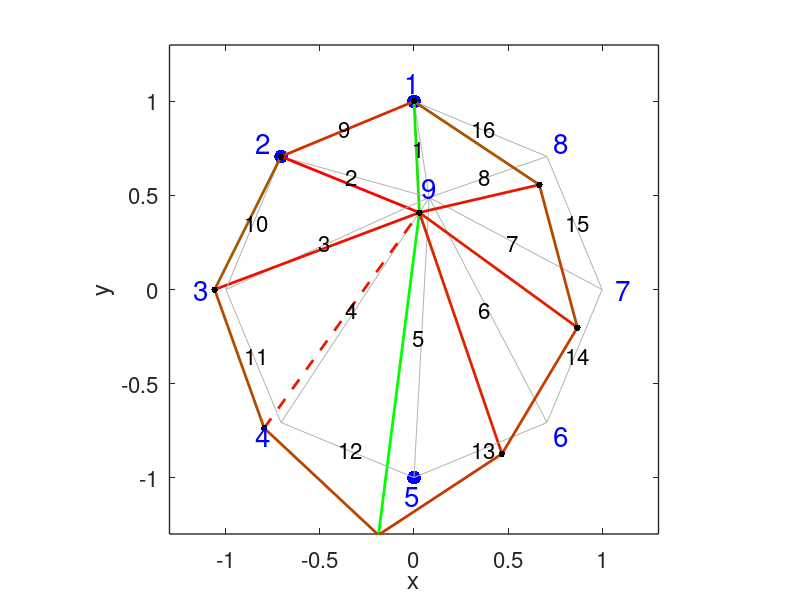

MATLAB code to generate this figure:
%%%%%%%%%%%%%%%%%%%%%%
%Copyright Jianhui Li%
%%%%%%%%%%%%%%%%%%%%%%

clc
clear
close all

%%%%%%%%%%%%%%%%%%%%%%%%%%%%%%%%%%%%%%%%%%%%%%%%%%%%%%%%
%% Defining system parameters
%%%%%%%%%%%%%%%%%%%%%%%%%%%%%%%%%%%%%%%%%%%%%%%%%%%%%%%%
NSpokes = 8; % number of spokes
NJoints = NSpokes + 1; % number of joints
NLinks = 2*NSpokes; % spokes _ edge links
R0 = 1; % circle radius
Dspoke = 0.01; % diameter of spoke , m
Douter = 0.01; % diameter of outer links, m
E = 210e9; %Pa, mild steel Young's modulus
sigma_Yield = 210e6; %Pa, mild steel ultimate strength
xA = 0.161 / 2; % x of the centre, last 3 digits of the student number divided by 2
yA = 0.979 / 2; % y of the centre, 6, 5, 4th from last digits of the student number divided by 2
Fapplied = 1362; % N, force applied to stress the system

%%%%%%%%%%%%%%%%%%%%%%%%%%%%%%%%%%%%%%%%%%%%%%%%%%%%%%%%
%% Calculating parameters of individual links and joints
%%%%%%%%%%%%%%%%%%%%%%%%%%%%%%%%%%%%%%%%%%%%%%%%%%%%%%%%
Spoke_phi = linspace(0,2*pi()*(1-1/NSpokes),NSpokes) + pi()/2; % angle of spokes' fixing locations
Joint_x0 = [R0 * cos(Spoke_phi) xA]'; % x coordinates of Joints, N outer and 1 central
Joint_y0 = [R0 * sin(Spoke_phi) yA]'; % y coordinates of Joints, N outer and 1 central

% Now, let the links 1...N are spokes, links (N+1)...2*N are the outer connections
Link_i = [1:NSpokes 1:NSpokes]'; % Start points
% spokes start at outer points, connecting links start where spokes start
Link_j = [ones(1,NSpokes)*NJoints 2:NSpokes 1]'; % End points
% spokes end at the axis, outer links end at the beginning of the next spoke

Link_theta = atan2(Joint_y0(Link_j) - Joint_y0(Link_i), Joint_x0(Link_j) - Joint_x0(Link_i));
% spokes "begin" at the system edge and "end" in the centre

Link_la = cos(Link_theta); % lambda in stiffness matrix of a member
Link_mu = sin(Link_theta); % mu in stiffness matrix of a member
Link_L0 = sqrt( (Joint_x0(Link_j) - Joint_x0(Link_i)).^2 + (Joint_y0(Link_j) - Joint_y0(Link_i)).^2 );
% % length of links

Spoke_D = ones(NSpokes,1)*Dspoke; % spoke diameter, m
Outer_D = ones(NSpokes,1)*Douter; % outer link diameter, m

Link_A = pi()/4*[Spoke_D.^2 ; Outer_D.^2]; % cross-section, spokes then links
Link_Stf = Link_A*E./Link_L0;% element stifness, spokes then links

Link_I = pi()/64*[Spoke_D.^4 ; Outer_D.^4]; % second moment for buckling
Link_Fmin = - pi()^2 * E * Link_I / 4 ./ Link_L0.^2; % buckling on compression
Link_Fmax = Link_A * sigma_Yield; % breaking on tension

%%%%%%%%%%%%%%%%%%%%%%%%%%%%%%%%%%%%%%%%%%%%%%%%%%%%%%%%
%% Composing stiffness matrix of the system and force vector
%%%%%%%%%%%%%%%%%%%%%%%%%%%%%%%%%%%%%%%%%%%%%%%%%%%%%%%%
Joint_Force = zeros(2*NJoints,1); 
Joint_Force(10) = -Fapplied;
% force vector, negative vertical to the (NSpokes/2 + 1)st spoke
STIFFNESS = zeros(2*NJoints,2*NJoints); % stiffness matrix
for kLink = 1: NLinks % populating the global stiffness matrix
    i0 = (Link_i(kLink)-1)*2; % row after which the node i begins
    j0 = (Link_j(kLink)-1)*2; % row after which the node j begins
    la = Link_la(kLink); % cos(theta) for the current spoke
    mu = Link_mu(kLink); % sin(theta) for the current spoke
    mtrx = Link_Stf(kLink)*[la^2 la*mu -la^2 -la*mu;
                            la*mu mu^2 -la*mu -mu^2;
                            -la^2 -la*mu la^2 la*mu;
                            -la*mu -mu^2 la*mu mu^2];
    % 2 X 2 part of the stiffness matrix for the current link, see Megson (17.23) which contains an error
    
    STIFFNESS((i0+1):(i0+2),(i0+1):(i0+2)) = STIFFNESS((i0+1):(i0+2),(i0+1):(i0+2)) + mtrx(1:2,1:2);
    STIFFNESS((i0+1):(i0+2),(j0+1):(j0+2)) = STIFFNESS((i0+1):(i0+2),(j0+1):(j0+2)) + mtrx(1:2,3:4);
    STIFFNESS((j0+1):(j0+2),(i0+1):(i0+2)) = STIFFNESS((j0+1):(j0+2),(i0+1):(i0+2)) + mtrx(3:4,1:2);
    STIFFNESS((j0+1):(j0+2),(j0+1):(j0+2)) = STIFFNESS((j0+1):(j0+2),(j0+1):(j0+2)) + mtrx(3:4,3:4);
end

%%%%%%%%%%%%%%%%%%%%%%%%%%%%%%%%%%%%%%%%%%%%%%%%%%%%%%%%
%% Calculating displacements from known forces
%%%%%%%%%%%%%%%%%%%%%%%%%%%%%%%%%%%%%%%%%%%%%%%%%%%%%%%%
% STIFFNESS_cut = STIFFNESS(5:end,5:end); % removing rows and columns corresponding to zero displacements
% F_cut = Joint_Force(5:end); % removing forces applied to joints with zero displacements
STIFFNESS_cut = STIFFNESS ; 
STIFFNESS_cut(1:4,:)=[];
STIFFNESS_cut(:,1:4)=[];
F_cut = Joint_Force; 
F_cut(1:4)=[];

%%%%%%%%%%%%%%%%%%%%%%%%%%%%%%%%%%%%%%%%%%%%%%%%%%%%%%%%%%%%%%%%%%%%%%%%%%%%%%%%%%%%%%%%%%%%%%%%%%%%%%%
w_cut = STIFFNESS_cut \ F_cut; % CORE OPERATION: SOLVING TO FIND DEFORMATIONS %%%%%%%%%%%%%%%%%%%%%%%%%
%%%%%%%%%%%%%%%%%%%%%%%%%%%%%%%%%%%%%%%%%%%%%%%%%%%%%%%%%%%%%%%%%%%%%%%%%%%%%%%%%%%%%%%%%%%%%%%%%%%%%%%
w = [0;0;0;0;w_cut]; % completing deformation vector with zeroes
Joint_Force = STIFFNESS*w; % calculating force including fixed joints (use w and STIFFNESS)
Joint_x = Joint_x0 + w(1:2:end); % x of joints with deformations
Joint_y = Joint_y0 + w(2:2:end); % y of joints with deformations
Link_L = sqrt( (Joint_x(Link_j) - Joint_x(Link_i)).^2 + (Joint_y(Link_j) - Joint_y(Link_i)).^2 );
% new length of links
Link_F = (Link_L-Link_L0).*Link_Stf; % force in the link

%%%%%%%%%%%%%%%%%%%%%%%%%%%%%%%%%%%%%%%%%%%%%%%%%%%%%%%%
%% Plotting results
%%%%%%%%%%%%%%%%%%%%%%%%%%%%%%%%%%%%%%%%%%%%%%%%%%%%%%%%
WSTRETCH = 2000; % stretch the shown deformations to make them visible
Joint_xD = Joint_x0 + w(1:2:end)*WSTRETCH; % x with deformations stretched WSTRETCH times
Joint_yD = Joint_y0 + w(2:2:end)*WSTRETCH; % y with deformations stretched WSTRETCH times

figure(33);
clf;
plot(Joint_x0(1),Joint_y0(1),'b.','markersize',30); % fixed joint
hold on; axis equal; axis(R0*1.3*[-1 1 -1 1]);
plot(Joint_x0(2),Joint_y0(2),'b.','markersize',30); % fixed joint
plot(Joint_x0(NSpokes/2+1),Joint_y0(NSpokes/2+1),'b.','markersize',30); % loaded joint

for kLink = 1:NLinks % plotting links
    if Link_Stf(kLink)>1e-20 % only plotting existing links
    clr = [(max((Link_F))-(Link_F(kLink))) (Link_F(kLink)-min(Link_F)) 0]/(max((Link_F))-min((Link_F)));
    
    % colour coding: tension GREENer, compression REDer
    if (Link_F(kLink) > Link_Fmax(kLink)) || (Link_F(kLink) < Link_Fmin(kLink)) 
        lntype = '--'; 
    else
        lntype = '-';
    end % dashed line if the link fails
    
    plot([Joint_x0(Link_i(kLink)) Joint_x0(Link_j(kLink))], ...
    [Joint_y0(Link_i(kLink)) Joint_y0(Link_j(kLink))],'-','color',[0.7 0.7 0.7]);
    plot([Joint_xD(Link_i(kLink)) Joint_xD(Link_j(kLink))], ...
    [Joint_yD(Link_i(kLink)) Joint_yD(Link_j(kLink))],lntype,'linewidth',2,'color',clr);
    text((Joint_x0(Link_i(kLink))+Joint_x0(Link_j(kLink)))/2-0.05, ...
    (Joint_y0(Link_i(kLink))+Joint_y0(Link_j(kLink)))/2,num2str(kLink),'fontsize',16);
    % captions of links
    end
end

% signing joint numbers
plot(Joint_xD,Joint_yD,'k.','markersize',15);
for kJoint = 1:NJoints 
    text(Joint_x0(kJoint)*1.12-0.05,Joint_y0(kJoint)*1.1,num2str(kJoint),'color','b','fontsize',20);
end

plot(Joint_xD(NSpokes/2+1),Joint_yD(NSpokes/2+1),'r.','markersize',30);
xlabel('x'); ylabel('y');
set(gca,'fontsize',16,'linewidth',1);